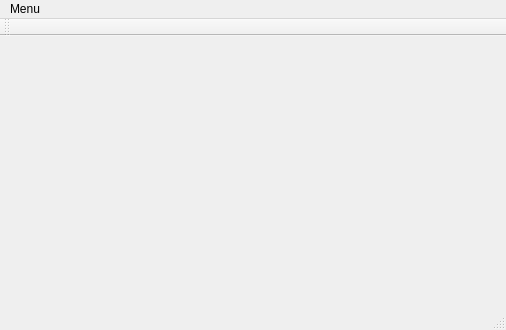
<?xml version="1.0" encoding="UTF-8"?>
<ui version="4.0">
 <class>MainWindow</class>
 <widget class="QMainWindow" name="MainWindow">
  <property name="geometry">
   <rect>
    <x>0</x>
    <y>0</y>
    <width>506</width>
    <height>330</height>
   </rect>
  </property>
  <property name="windowTitle">
   <string>MainWindow</string>
  </property>
  <widget class="QWidget" name="centralWidget"/>
  <widget class="QMenuBar" name="menuBar">
   <property name="geometry">
    <rect>
     <x>0</x>
     <y>0</y>
     <width>506</width>
     <height>19</height>
    </rect>
   </property>
   <widget class="QMenu" name="menuQUIT">
    <property name="title">
     <string>Menu</string>
    </property>
    <addaction name="actionSettings"/>
    <addaction name="actionQuit"/>
   </widget>
   <addaction name="menuQUIT"/>
  </widget>
  <widget class="QToolBar" name="mainToolBar">
   <attribute name="toolBarArea">
    <enum>TopToolBarArea</enum>
   </attribute>
   <attribute name="toolBarBreak">
    <bool>false</bool>
   </attribute>
  </widget>
  <widget class="QStatusBar" name="statusBar"/>
  <action name="actionQuit">
   <property name="text">
    <string>Quit</string>
   </property>
  </action>
  <action name="actionSettings">
   <property name="text">
    <string>Settings</string>
   </property>
  </action>
 </widget>
 <layoutdefault spacing="6" margin="11"/>
 <resources/>
 <connections>
  <connection>
   <sender>actionQuit</sender>
   <signal>activated()</signal>
   <receiver>MainWindow</receiver>
   <slot>close()</slot>
   <hints>
    <hint type="sourcelabel">
     <x>-1</x>
     <y>-1</y>
    </hint>
    <hint type="destinationlabel">
     <x>252</x>
     <y>164</y>
    </hint>
   </hints>
  </connection>
 </connections>
</ui>
